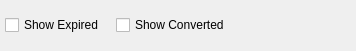
<?xml version="1.0" encoding="UTF-8"?>
<ui version="4.0">
 <comment>This file is part of the xTuple ERP: PostBooks Edition, a free and
open source Enterprise Resource Planning software suite,
Copyright (c) 1999-2019 by OpenMFG LLC, d/b/a xTuple.
It is licensed to you under the Common Public Attribution License
version 1.0, the full text of which (including xTuple-specific Exhibits)
is available at www.xtuple.com/CPAL.  By using this software, you agree
to be bound by its terms.</comment>
 <class>quotes</class>
 <widget class="QWidget" name="quotes">
  <property name="geometry">
   <rect>
    <x>0</x>
    <y>0</y>
    <width>356</width>
    <height>51</height>
   </rect>
  </property>
  <property name="windowTitle">
   <string>List Quotes</string>
  </property>
  <layout class="QGridLayout" name="gridLayout">
   <item row="0" column="0">
    <layout class="QHBoxLayout" name="horizontalLayout">
     <property name="spacing">
      <number>12</number>
     </property>
     <item>
      <widget class="XCheckBox" name="_showExpired">
       <property name="text">
        <string>Show Expired</string>
       </property>
       <property name="forgetful">
        <bool>true</bool>
       </property>
      </widget>
     </item>
     <item>
      <widget class="XCheckBox" name="_convertedtoSo">
       <property name="text">
        <string>Show Converted</string>
       </property>
       <property name="forgetful">
        <bool>true</bool>
       </property>
      </widget>
     </item>
     <item>
      <spacer name="horizontalSpacer">
       <property name="orientation">
        <enum>Qt::Horizontal</enum>
       </property>
       <property name="sizeHint" stdset="0">
        <size>
         <width>40</width>
         <height>20</height>
        </size>
       </property>
      </spacer>
     </item>
    </layout>
   </item>
  </layout>
 </widget>
 <layoutdefault spacing="5" margin="5"/>
 <customwidgets>
  <customwidget>
   <class>XCheckBox</class>
   <extends>QCheckBox</extends>
   <header>xcheckbox.h</header>
  </customwidget>
 </customwidgets>
 <resources/>
 <connections/>
</ui>
